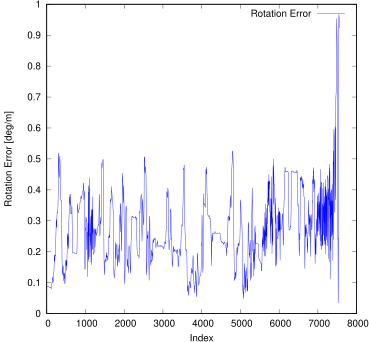

The gnuplot source for this figure:
set term postscript eps enhanced color
set output "05_ri.eps"
set size ratio 1
set yrange [0:*]
set xlabel "Index"
set ylabel "Rotation Error [deg/m]"
plot "05_ri.txt" using 1:($2*57.3) title 'Rotation Error' lc rgb "#0000FF" pt 2 w lines
